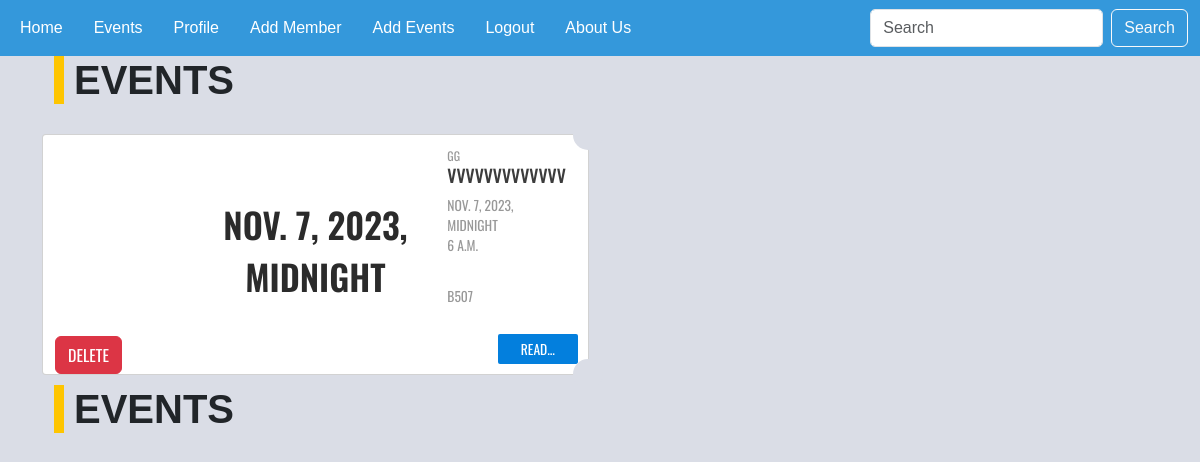
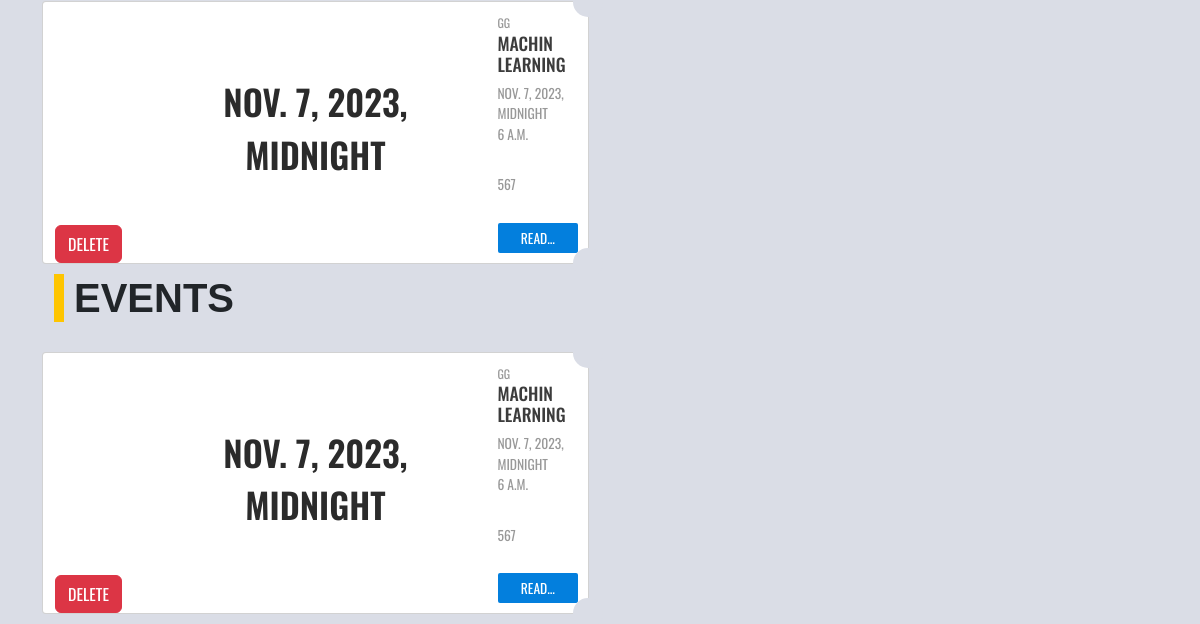
Before: /up_comming_event (signed in) with the older database file (2 pictures, top to bottom).
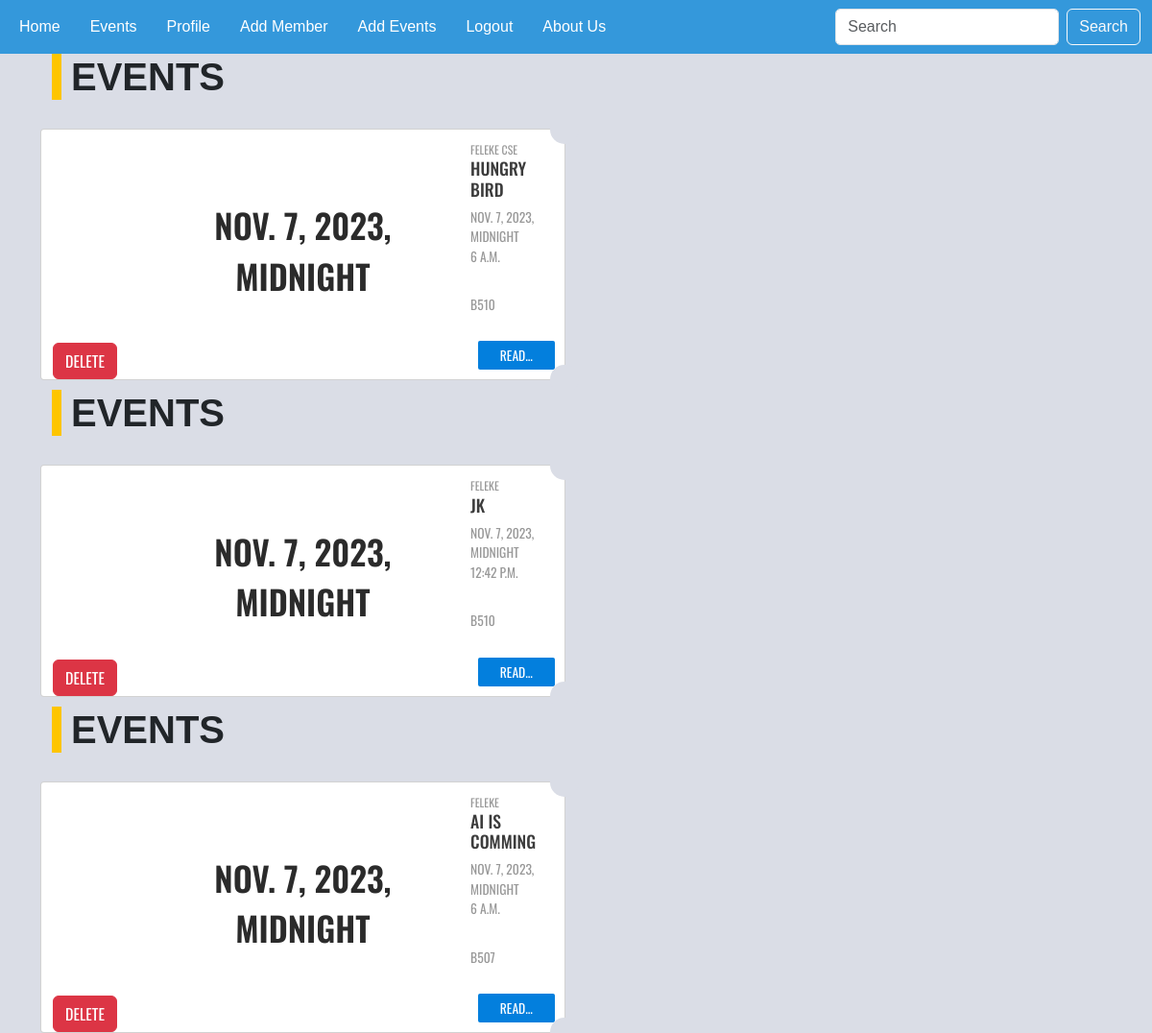
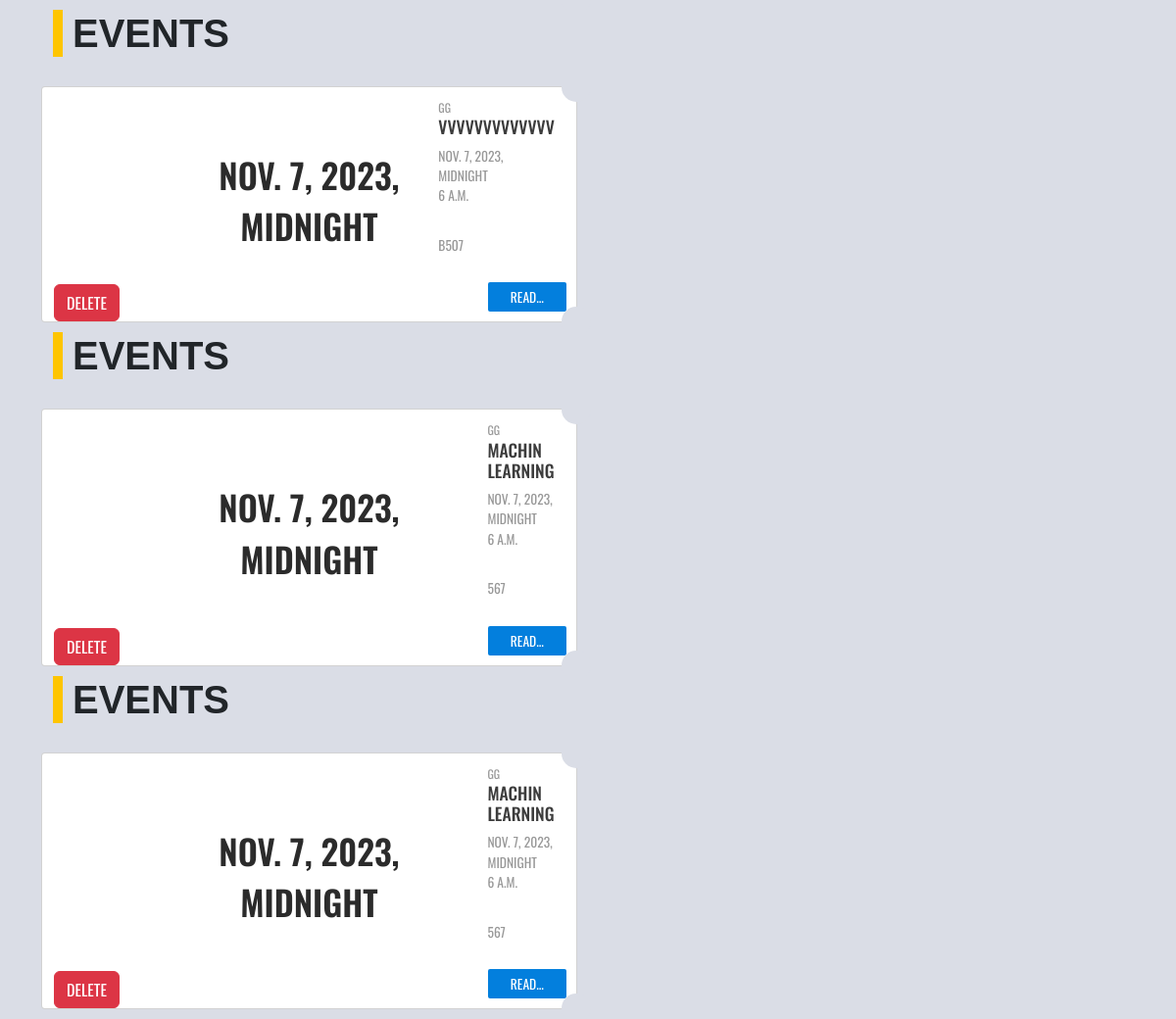
After: the same page with the newer database file (2 pictures, top to bottom).
### CSEC_App/models.py (models this page shows, shortened)
class Events(models.Model):
    title=models.CharField(max_length=300)
    description=models.TextField()
    date=models.DateTimeField()
    time=models.TimeField()
    venue=models.CharField(max_length=200)
    organizer=models.CharField(max_length=100,default="CSEC_Dev")
    created_at=models.DateTimeField(auto_now_add=True)
    class Meta:
        verbose_name_plural='Events'

### CSEC_App/views.py (the view)
# urls.py: path('up_comming_event',EventsView.as_view(),name='events'),
class EventsView(ListView):
    model=Events
    template_name='events_dashboard.html'
    ordering=['-created_at']

### CSEC_App/templates/events_dashboard.html (shortened to what this page needs)
{% extends 'base.html' %}
{% block content %}
{% if user.is_authenticated %}
{% for event in object_list  %}
  <section class="container" >
    <h1>Events</h1>
      <div class="row" >
        <article class="card fl-left">
          <section class="date">
            <time datetime="23th feb">
              <small><span>{{event.date}}</span></small>
            </time>
          </section>
          <section class="card-cont">
            <small>{{event.organizer}}</small>
            <h3>{{event.title}}</h3>
            <div class="even-date">
             <time>
               <span>{{event.date}}</span>
               <span>{{event.time}}</span>
             </time>
            </div>
            <div class="even-info">
              <p>
                {{event.venue}}
              </p>
            </div>
            <a href="{% url 'eventdetail' event.id %}">Read...</a>
          </section>
          {% if user.is_staff %}
          <a href="{% url 'deleteevents' event.id %}" class="btn btn-danger">Delete</a>
          {% endif %}
        </article>
      </div>
    </section>
{% endfor %}
{% endif %}
{% endblock content%}

Changed rows visible on the page:
added Events: date "NOV. 7, 2023, MIDNIGHT", organizer "FELEKE CSE", title "HUNGRY BIRD", time "6 A.M.", venue "B510"
added Events: date "NOV. 7, 2023, MIDNIGHT", organizer "FELEKE", title "JK", time "12:42 P.M.", venue "B510"
added Events: date "NOV. 7, 2023, MIDNIGHT", organizer "FELEKE", title "AI IS COMMING", time "6 A.M.", venue "B507"
